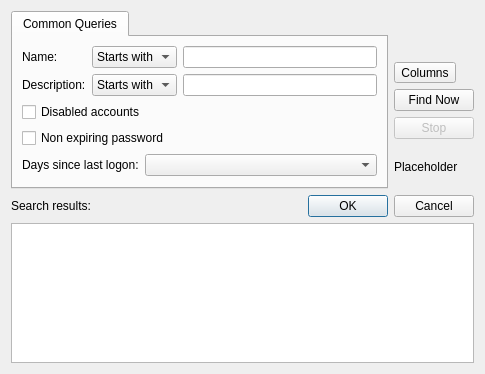
<?xml version="1.0" encoding="UTF-8"?>
<ui version="4.0">
 <class>Form</class>
 <widget class="QWidget" name="Form">
  <property name="geometry">
   <rect>
    <x>0</x>
    <y>0</y>
    <width>485</width>
    <height>374</height>
   </rect>
  </property>
  <property name="windowTitle">
   <string>Form</string>
  </property>
  <layout class="QGridLayout" name="gridLayout_2">
   <item row="0" column="0" rowspan="5" colspan="2">
    <widget class="QTabWidget" name="commonQueriesTabWidget">
     <property name="currentIndex">
      <number>0</number>
     </property>
     <widget class="QWidget" name="tab">
      <attribute name="title">
       <string>Common Queries</string>
      </attribute>
      <layout class="QGridLayout" name="gridLayout">
       <item row="2" column="0" colspan="3">
        <widget class="QCheckBox" name="disabledAccountsCheckBox">
         <property name="text">
          <string>Disabled accounts</string>
         </property>
        </widget>
       </item>
       <item row="1" column="3">
        <widget class="QLineEdit" name="descriptionLineEdit"/>
       </item>
       <item row="0" column="0">
        <widget class="QLabel" name="nameLabel">
         <property name="text">
          <string>Name:</string>
         </property>
        </widget>
       </item>
       <item row="0" column="3">
        <widget class="QLineEdit" name="nameLineEdit"/>
       </item>
       <item row="4" column="0" colspan="2">
        <widget class="QLabel" name="daysLastLogonLabel">
         <property name="text">
          <string>Days since last logon:</string>
         </property>
        </widget>
       </item>
       <item row="3" column="0" colspan="3">
        <widget class="QCheckBox" name="nonExpiringPasswordCheckBox">
         <property name="text">
          <string>Non expiring password</string>
         </property>
        </widget>
       </item>
       <item row="1" column="0">
        <widget class="QLabel" name="descriptionLabel">
         <property name="text">
          <string>Description:</string>
         </property>
        </widget>
       </item>
       <item row="1" column="1" colspan="2">
        <widget class="QComboBox" name="descriptionQueryComboBox">
         <item>
          <property name="text">
           <string>Starts with</string>
          </property>
         </item>
         <item>
          <property name="text">
           <string>Is exactly</string>
          </property>
         </item>
        </widget>
       </item>
       <item row="0" column="1" colspan="2">
        <widget class="QComboBox" name="nameQueryComboBox">
         <item>
          <property name="text">
           <string>Starts with</string>
          </property>
         </item>
         <item>
          <property name="text">
           <string>Is exactly</string>
          </property>
         </item>
        </widget>
       </item>
       <item row="4" column="2" colspan="2">
        <widget class="QComboBox" name="daysLastLogonComboBox"/>
       </item>
      </layout>
     </widget>
    </widget>
   </item>
   <item row="2" column="2">
    <widget class="QPushButton" name="findNowButton">
     <property name="text">
      <string>Find Now</string>
     </property>
    </widget>
   </item>
   <item row="5" column="1" colspan="2">
    <widget class="QDialogButtonBox" name="dialogButtonBox">
     <property name="standardButtons">
      <set>QDialogButtonBox::Cancel|QDialogButtonBox::Ok</set>
     </property>
    </widget>
   </item>
   <item row="4" column="2">
    <widget class="QLabel" name="searchIconLabel">
     <property name="text">
      <string>Placeholder</string>
     </property>
    </widget>
   </item>
   <item row="6" column="0" colspan="3">
    <widget class="QTableView" name="tableView"/>
   </item>
   <item row="5" column="0">
    <widget class="QLabel" name="label">
     <property name="text">
      <string>Search results:</string>
     </property>
    </widget>
   </item>
   <item row="1" column="2">
    <widget class="QToolButton" name="columnsToolButton">
     <property name="text">
      <string>Columns</string>
     </property>
    </widget>
   </item>
   <item row="3" column="2">
    <widget class="QPushButton" name="stopButton">
     <property name="enabled">
      <bool>false</bool>
     </property>
     <property name="text">
      <string>Stop</string>
     </property>
    </widget>
   </item>
  </layout>
 </widget>
 <resources/>
 <connections/>
</ui>
